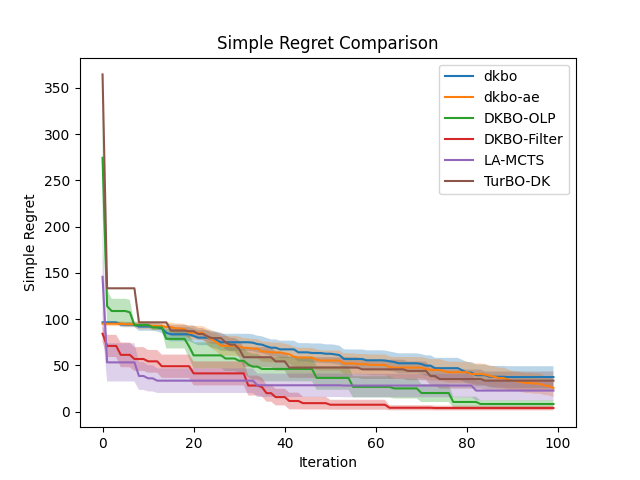

Write the Python code that produced this figure.
import numpy as np
from matplotlib import pyplot as plt

n_repeat = 10
n_iter=100
sqrt_n = np.sqrt(n_repeat)
batch_size=1

RES_num = {}
# RES_num["dkbo"] = np.load("OL-batched_nano-none-ts-R10-P1-T10_I1_L2-TI10-USexact.npy")
RES_num["dkbo"] = np.load("../batch/OL-batched_nano-none-ts-R30-P1-T10_I1_L2-TI10-USexact.npy") # r30
# RES_num["dkbo-ae"] = np.load("OL-batched_nano-none-ts-R10-P1-T10_I1_L2-TI10-USexact-AE.npy")
RES_num["dkbo-ae"] = np.load("../batch/OL-batched_nano-none-ts-R30-P1-T10_I1_L2-TI10-USexact-AE.npy") # r30
RES_num[f"DKBO-OLP"] = np.load(f"../batch/OL-batched_nano-B{batch_size}-kmeans-y-ts-R10-P3-T200_I0_L2-TI10-USmax.npy")
RES_num[f"DKBO-Filter"] = np.load(f"../filter/OL-filtering_nano-none-ts-R10-P2-T200_I10_L2-TI10-USexact.npy")
RES_num["LA-MCTS"] = np.load("../lamcts/lamcts-dkbo-nano-R10-P1-T100.npy")
RES_num["TurBO-DK"] = np.load("../turbo/turbo-nano-R10-T100.npy")
    

for method in RES_num.keys():
# for method in ["dkbo",'DKBO-OLP-Batch-5']:
    # CI = 1.96
    CI = 1
    coef = CI /sqrt_n
    plt.plot(RES_num[method][:,:n_iter].mean(axis=0), label=method)
    plt.fill_between(np.arange(n_iter), RES_num[method][:,:n_iter].mean(axis=0) - RES_num[method][:,:n_iter].std(axis=0) * coef, 
                     RES_num[method][:,:n_iter].mean(axis=0) + RES_num[method][:,:n_iter].std(axis=0) * coef, alpha=0.3)

plt.title("Simple Regret Comparison")
plt.legend()
plt.xlabel("Iteration")
plt.ylabel("Simple Regret")
# plt.show()
plt.savefig("nano.png")